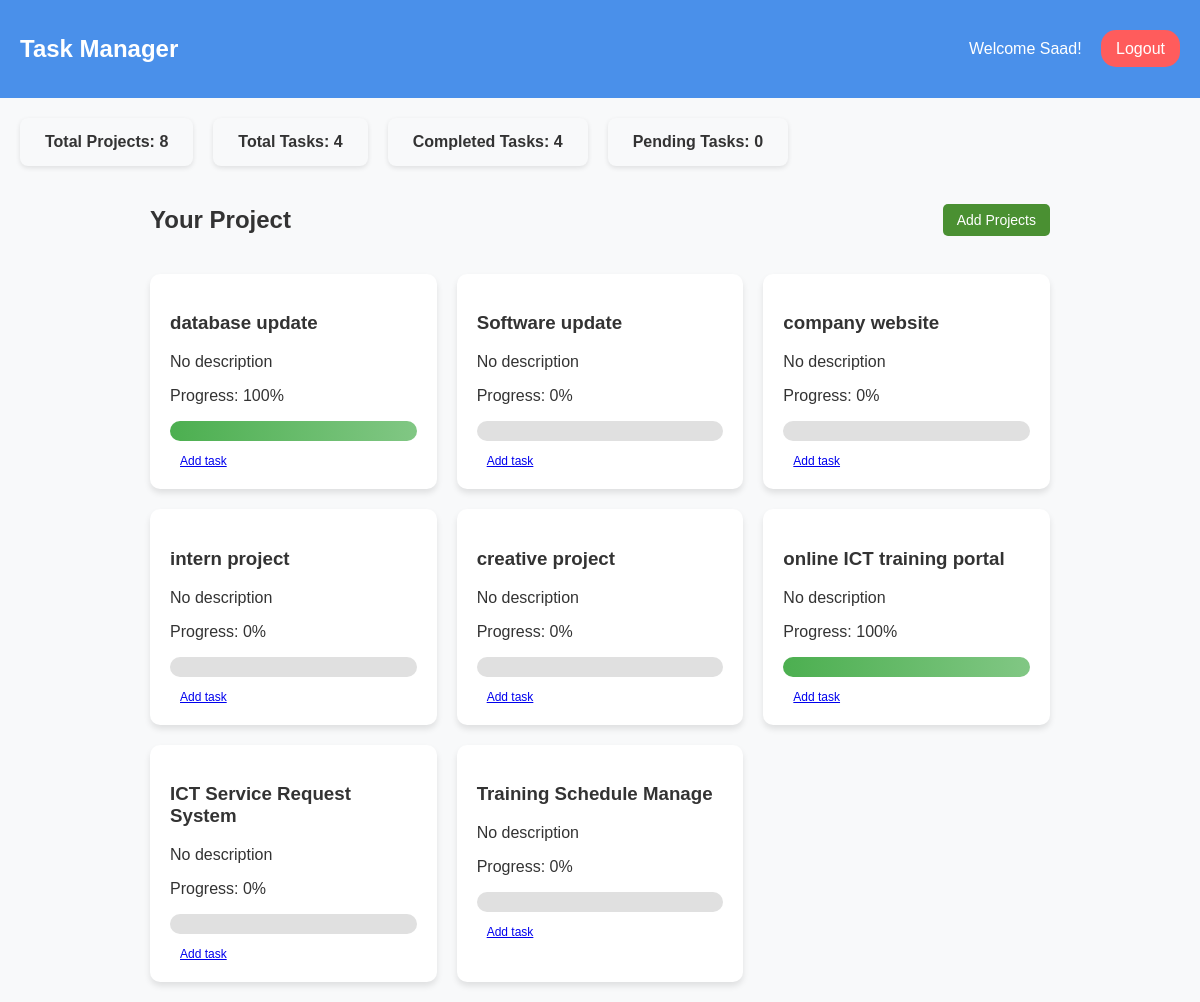
Page /dashboard (signed in) on the committed database.
### app.py (models this page shows)
class User(db.Model, UserMixin):
    id = db.Column(db.Integer, primary_key=True)
    email = db.Column(db.String(150), unique=True, nullable=False)
    username = db.Column(db.String(150), unique=True, nullable=False)
    password = db.Column(db.String(150), nullable=False)
    role = db.Column(db.String(50), nullable=False, default="user")
    projects = db.relationship('Project', backref='owner', lazy=True)
    first_name = db.Column(db.String(150), nullable=True)
    last_name = db.Column(db.String(150), nullable=True)
    phone = db.Column(db.String(20), nullable=True)
    is_superadmin = db.Column(db.Boolean, default=False)

class Project(db.Model):
    id = db.Column(db.Integer, primary_key=True)
    name = db.Column(db.String(150), nullable=False)
    description = db.Column(db.Text, nullable=True)
    user_id = db.Column(db.Integer, db.ForeignKey('user.id'), nullable=False)
    tasks = db.relationship('Task', backref='project', lazy=True)
    deadline = db.Column(db.Date, nullable=False)
    @property
    def progress(self):
            if not self.tasks:
                return 0
            completed_tasks = sum(1 for task in self.tasks if task.status == 'completed')
            return int((completed_tasks / len(self.tasks)) * 100)

class Task(db.Model):
    id = db.Column(db.Integer, primary_key=True)
    title = db.Column(db.String(150), nullable=False)
    due_date = db.Column(db.Date, nullable=True)
    priority = db.Column(db.String(20), nullable=False, default='Medium')
    description = db.Column(db.Text, nullable=True)
    status = db.Column(db.String(50), nullable=False, default='pending')
    project_id = db.Column(db.Integer, db.ForeignKey('project.id'), nullable=False)
    created_at = db.Column(db.DateTime, nullable=False, default=datetime.utcnow)

### app.py (the view)
@app.route('/dashboard')
@login_required
def dashboard():
    if is_admin():
        projects = Project.query.all()
        users = User.query.all()
        tasks = Task.query.all()
        total_users = len(users)
        total_projects = len(projects)
        total_tasks = len(tasks)
        complete_tasks = sum(1 for task in tasks if task.status == 'completed')
        pending_tasks = total_tasks - complete_tasks
        completion_rate = int((complete_tasks / total_tasks) * 100) if total_tasks > 0 else 0
        return render_template("admin_dashboard.html", projects=projects, users=users, tasks=tasks,
                               total_users=total_users, total_projects=total_projects,
                               total_tasks=total_tasks, complete_tasks=complete_tasks,
                               pending_tasks=pending_tasks, completion_rate=completion_rate)
    else:
        projects = Project.query.filter_by(user_id=current_user.id).all()
        tasks = Task.query.filter(Task.project_id.in_([p.id for p in projects])).all()
        total_projects = len(projects)
        total_tasks = len(tasks)
        completed_tasks = sum(1 for task in tasks if task.status == 'completed')
        pending_tasks = total_tasks - completed_tasks
        return render_template('dashboard.html',
                            name=current_user.username,
                            projects=projects,
                            total_projects=total_projects,
                            total_tasks=total_tasks,
                            completed_tasks=completed_tasks,
                            pending_tasks=pending_tasks)

### app.py (called while the page is built)
@login_manager.user_loader
def load_user(user_id):
    return User.query.get(int(user_id))

def is_admin():
    return current_user.is_authenticated and current_user.role == "admin"

### templates/dashboard.html (shortened to what this page needs)
<!DOCTYPE html>
<html lang="en">
<head>
    <link rel="stylesheet" href="{{ url_for('static', filename='dashboard.css') }}">
</head>
<body>
    <nav>
        <h1>Task Manager</h1>
        <div>
            <span>Welcome {{ current_user.username }}!</span>
        <a href="{{ url_for('logout') }}"class="logout-btn">Logout</a>
         </div>
        </nav>
        <section class="stats">
  <div class="stat-card">Total Projects: {{ total_projects }}</div>
  <div class="stat-card">Total Tasks: {{ total_tasks }}</div>
  <div class="stat-card">Completed Tasks: {{ completed_tasks }}</div>
  <div class="stat-card">Pending Tasks: {{ pending_tasks }}</div>
</section>
    <main>
        <header>
            <h2>Your Project</h2>
            <a href="{{ url_for('add_project') }}" class="btn">Add Projects</a>
        </header>
        {% if projects %}
        <section class="projects">
            {% for project in projects %}
            <article class="project-card">
            <h3>{{ project.name }}</h3>
            <p>{{ project.description or "No description" }}</p>
            <p>Progress: {{ project.progress }}%</p>
            <div class="progress-bar">
                <div class="progress" data-progress="{{ project.progress }}">
                </div>
            </div>
            <a href="{{ url_for('tasks', project_id=project.id) }}" class="btn2">Add task</a>
            </article>
            {% endfor %}
        </section>
        {% else %}
        <p class="empty-message">You don't have any projects yet. Start by adding one!</p>
        {% endif %}
    </main>
</body>
</html>

### static/dashboard.css (style rules this page uses)
body { font-family: Arial, Helvetica, sans-serif; background-color: #f8f9fa; margin: 0; padding: 0; color: #333; }
nav { background-color: #4a90ea; color: #fff; padding: 15px 20px; display: flex; justify-content: space-between; align-items: center; }
.stats { display: flex; gap: 20px; margin: 20px; flex-wrap: wrap; }
.stat-card { background-color: #f8f9fa; padding: 15px 25px; border-radius: 8px; font-weight: bold; box-shadow: 0 2px 5px rgba(0,0,0,0.1); }
span { margin-right: 15px; }
.logout-btn { background-color: #ff5c5c; color: #fff; border-radius: 15px; padding: 10px 15px; text-decoration: none; }
main { max-width: 900px; margin: 20px auto; padding: 0 15px; }
header { display: flex; justify-content:space-between; align-items: center; margin-bottom: 20px; }
.projects { display: grid; grid-template-columns: repeat(auto-fill, minmax(260px, 1fr)); gap: 20px; }
.project-card { background-color: #fff; border-radius: 10px; box-shadow: 0 4px 6px rgba(0,0,0,0.1); padding: 20px; transition: transform 0.2s ease-in-out; }
.progress-bar { width: 100%; background-color: #e0e0e0; border-radius: 10px; overflow: hidden; height: 20px; margin: 10px 0; }
.progress { background: linear-gradient(90deg, #4caf50, #81c784); height: 100%; transition: width 1s ease-in-out; width: 0; }
.btn { display: inline-block; padding: 8px 14px; background: #4a9032; color: #fff; text-decoration: none; border-radius: 5px; font-size: 14px; }
.btn2 { padding: 5px 10px; font-size: 12px; }

### rows in the picture
User: username "Saad"
Project: name "database update", description "No description", progress "100"
Project: name "Software update", description "No description", progress "0"
Project: name "company website", description "No description", progress "0"
Project: name "intern project", description "No description", progress "0"
Project: name "creative project", description "No description", progress "0"
Project: name "online ICT training portal", description "No description", progress "100"
Project: name "ICT Service Request System", description "No description", progress "0"
Project: name "Training Schedule Manage", description "No description", progress "0"

### other values in the picture
{{ total_projects }} "8"
{{ total_tasks }} "4"
{{ completed_tasks }} "4"
{{ pending_tasks }} "0"
